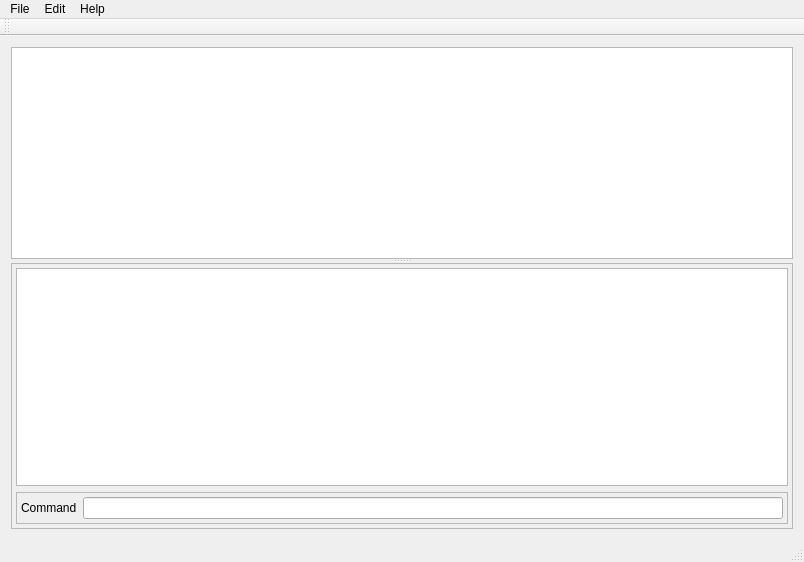
<?xml version="1.0" encoding="UTF-8"?>
<ui version="4.0">
 <class>MainWindow</class>
 <widget class="QMainWindow" name="MainWindow">
  <property name="geometry">
   <rect>
    <x>0</x>
    <y>0</y>
    <width>804</width>
    <height>562</height>
   </rect>
  </property>
  <property name="windowTitle">
   <string>MainWindow</string>
  </property>
  <widget class="QWidget" name="centralWidget">
   <layout class="QVBoxLayout" name="verticalLayout">
    <item>
     <widget class="QSplitter" name="splitter">
      <property name="orientation">
       <enum>Qt::Vertical</enum>
      </property>
      <widget class="MeshView" name="graphicsView"/>
      <widget class="QFrame" name="controlFrame">
       <property name="frameShape">
        <enum>QFrame::StyledPanel</enum>
       </property>
       <property name="frameShadow">
        <enum>QFrame::Raised</enum>
       </property>
       <layout class="QVBoxLayout" name="verticalLayout_2">
        <property name="leftMargin">
         <number>4</number>
        </property>
        <property name="topMargin">
         <number>4</number>
        </property>
        <property name="rightMargin">
         <number>4</number>
        </property>
        <property name="bottomMargin">
         <number>4</number>
        </property>
        <item>
         <widget class="QTextEdit" name="feedbackText"/>
        </item>
        <item>
         <widget class="QFrame" name="commandFrame">
          <property name="frameShape">
           <enum>QFrame::StyledPanel</enum>
          </property>
          <property name="frameShadow">
           <enum>QFrame::Raised</enum>
          </property>
          <layout class="QHBoxLayout" name="horizontalLayout">
           <property name="leftMargin">
            <number>4</number>
           </property>
           <property name="topMargin">
            <number>4</number>
           </property>
           <property name="rightMargin">
            <number>4</number>
           </property>
           <property name="bottomMargin">
            <number>4</number>
           </property>
           <item>
            <widget class="QLabel" name="commandLabel">
             <property name="text">
              <string>Command</string>
             </property>
            </widget>
           </item>
           <item>
            <widget class="QLineEdit" name="comandLine"/>
           </item>
          </layout>
         </widget>
        </item>
       </layout>
      </widget>
     </widget>
    </item>
   </layout>
  </widget>
  <widget class="QMenuBar" name="menuBar">
   <property name="geometry">
    <rect>
     <x>0</x>
     <y>0</y>
     <width>804</width>
     <height>31</height>
    </rect>
   </property>
   <widget class="QMenu" name="menuFile">
    <property name="title">
     <string>File</string>
    </property>
    <addaction name="actionNew_Mesh"/>
    <addaction name="separator"/>
    <addaction name="actionSave"/>
    <addaction name="actionSave_as"/>
    <addaction name="separator"/>
    <addaction name="actionExport"/>
    <addaction name="actionImport"/>
    <addaction name="separator"/>
    <addaction name="actionQuit"/>
   </widget>
   <widget class="QMenu" name="menuEdit">
    <property name="title">
     <string>Edit</string>
    </property>
   </widget>
   <widget class="QMenu" name="menuHelp">
    <property name="title">
     <string>Help</string>
    </property>
   </widget>
   <addaction name="menuFile"/>
   <addaction name="menuEdit"/>
   <addaction name="menuHelp"/>
  </widget>
  <widget class="QToolBar" name="mainToolBar">
   <property name="toolButtonStyle">
    <enum>Qt::ToolButtonTextBesideIcon</enum>
   </property>
   <attribute name="toolBarArea">
    <enum>TopToolBarArea</enum>
   </attribute>
   <attribute name="toolBarBreak">
    <bool>false</bool>
   </attribute>
  </widget>
  <widget class="QStatusBar" name="statusBar">
   <property name="acceptDrops">
    <bool>false</bool>
   </property>
  </widget>
  <action name="actionNew_Mesh">
   <property name="text">
    <string>New Mesh</string>
   </property>
  </action>
  <action name="actionSave">
   <property name="text">
    <string>Save</string>
   </property>
  </action>
  <action name="actionSave_as">
   <property name="text">
    <string>Save as</string>
   </property>
  </action>
  <action name="actionExport">
   <property name="text">
    <string>Export</string>
   </property>
  </action>
  <action name="actionImport">
   <property name="text">
    <string>Import</string>
   </property>
  </action>
  <action name="actionQuit">
   <property name="text">
    <string>Quit</string>
   </property>
  </action>
 </widget>
 <layoutdefault spacing="6" margin="11"/>
 <customwidgets>
  <customwidget>
   <class>MeshView</class>
   <extends>QGraphicsView</extends>
   <header location="global">meshview.h</header>
  </customwidget>
 </customwidgets>
 <resources/>
 <connections/>
</ui>
